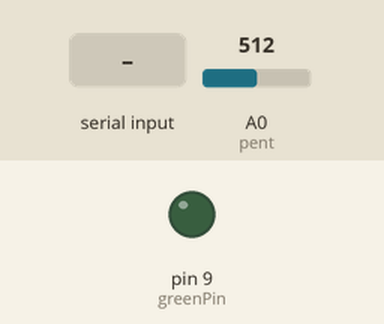
Bench run of a sketch on a simulated Arduino Uno, built with avr-gcc and run on an emulated ATmega328P. On the bench: output pins drawn as LEDs (lit = HIGH). The inputs (shaded band) are chosen by the test bench; at power-on: A0 (pent) = 512. What the sketch prints to the serial monitor is not drawn.

Above: at 1.2 s.
1.3 s: "90,45\n" received over Serial
At 2.2 s:
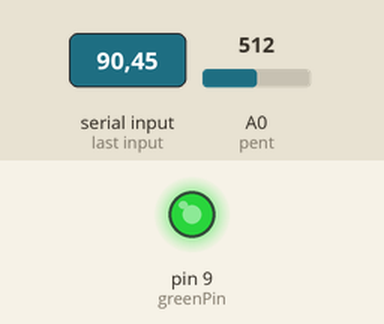
2.8 s: "30,150\n" received over Serial
At 3.4 s:
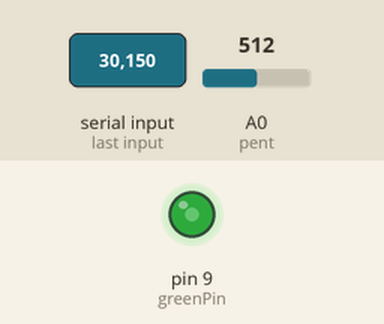
4.3 s: "90\n" received over Serial
At 5.5 s:
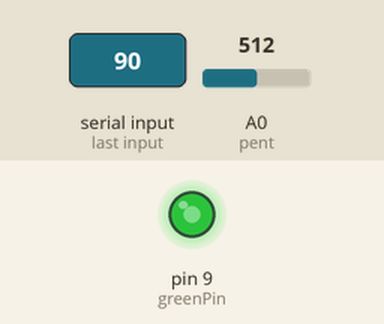
5.8 s: "200\n" received over Serial
At 6.8 s:
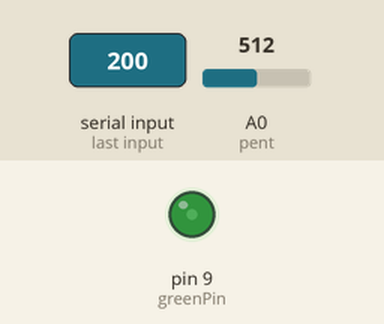
Timing chart, 0 to 8.3 s (numbered marks = the images above; inputs shaded):
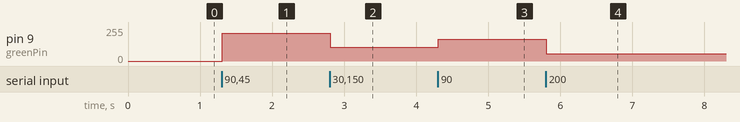

Measured:
- after the input at 1.3 s, pin 9 (greenPin): 0/255 → 210/255 at once
- after the input at 2.8 s, pin 9 (greenPin): 210/255 → 105/255 at once
- after the input at 4.3 s, pin 9 (greenPin): 105/255 → 165/255 at once
- after the input at 5.8 s, pin 9 (greenPin): 165/255 → 55/255 at once

The sketch:

ArduinoCode.ino
```cpp
// pins for the LEDs:
const int greenPin = 9;
const int pent = A0;

void setup() {
  // initialize serial:
  Serial.begin(9600);
  // make the pins outputs:
  pinMode(greenPin, OUTPUT);
  pinMode(pent, INPUT);

}

void loop() {

  int pentVal = analogRead(pent);
  Serial.println(pentVal);
  // if there's any serial available, read it:
  while (Serial.available() > 0) {

    // look for the next valid integer in the incoming serial stream:
    int green = Serial.parseInt();

    // look for the newline. That's the end of your sentence:
    if (Serial.read() == '\n') {
      // constrain the values to 0 - 255 and invert
      // if you're using a common-cathode LED, just use "constrain(color, 0, 255);"
      green = 255-constrain(green, 0, 255);

      // fade the red, green, and blue legs of the LED:
      analogWrite(greenPin, green);
    }
  }
}
```
